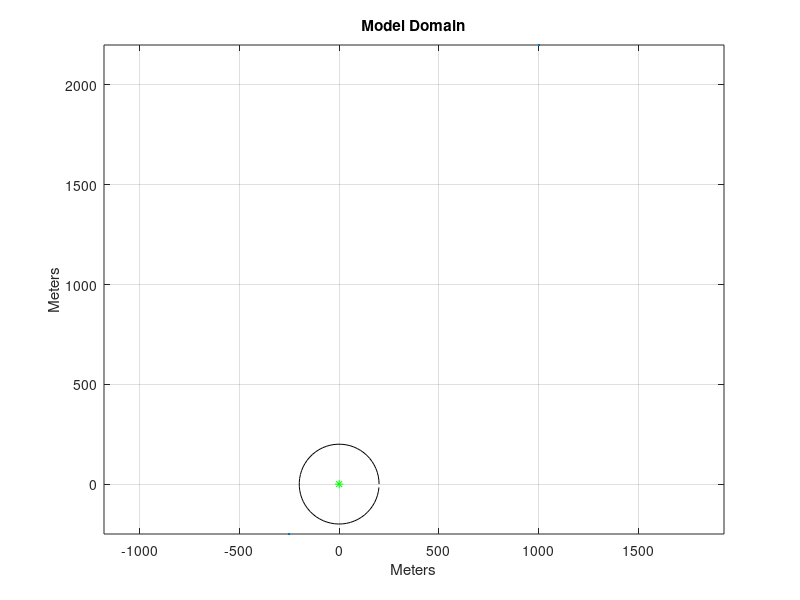

The MATLAB script that drew this image: (Note: this script raises an error after producing the figure.)
clear all
close all
fishpath = input('Enter the save to path in single quotes with final backslash: ');

%% Remus parameters
numHydro = 1; %one hydrophone on REMUS
r = 2.1; %movement of REMUS at 1.8 m / s

refresh_time = 61;  %redraw every refresh_time timesteps
radius = 200; %maximum radius, outside of which fish cannot be detected

%change_stop represents each timepoint that REMUS reaches and changes
%direction at, with change of angle t
leg_length = 2000;
join_length = 400;
num_legs = 3;

change_stop = zeros(num_legs*2,1);
for n = 1:(2*num_legs) - 1;
    if mod(n,2)
        %disp('odd')
        change_stop(n+1)  = change_stop(n) + leg_length;
    else 
        %disp('even')
        change_stop(n+1)  = change_stop(n) + join_length;
    end
end
change_stop; %This is the cumulative distance
change_stop_time = change_stop / r; %This is the cumulative time at each stop
maxTime = ceil(max(change_stop_time)); %just a test number at the moment, to be amended

%t = [90, 0, 270, 0, 90, 0, 270, 0, 90, 0];
t = zeros(num_legs*2,1);
t(1) = 90;
for n = 2:(2*num_legs) - 1;
    
    if mod(n,2)
        %disp('odd')
        t(n)  = mod(361,t(n-2)+91);    
    else 
        %disp('even')
        t(n)  = 0; %if odd, then the next (even) stop is angle 0
    end
end
ind = find(t == 180);
t(ind) = 270;
t

t = t*pi/180; %convert to radians for sin,cos

dx = r * cos(t(1));
dy = r * sin(t(1));

p = 0:0.1:2*pi;

%% set initial position
x_remus = zeros(maxTime,1);
y_remus = zeros(maxTime,1);

%x & y coordinates of first position of the hydrophone
x_remus(1) = 0; %585600;
y_remus(1) = 0; %4628100;

xrange = (radius * cos(p))+ x_remus(1);
yrange = (radius * sin(p))+ y_remus(1);

%% setup figure
%define the domain based on the number of legs, provide a 50 m buffer
domain_end_x = (join_length * (num_legs -1)) + radius;
domain_end_y = leg_length + radius

bounds = [-(radius+50), -(radius+50); domain_end_x, domain_end_y];

fig = figure('name','Domain','numbertitle','off');
plot(bounds(:,1),bounds(:,2),'.');
hold on;
grid on;

axis equal; %Axes set to equal for aestheic purposes.

%This sets the labels for the axes and title - these may not be relevant
xlabel('Meters');
ylabel('Meters');
title('Model Domain');

plot(x_remus(1),y_remus(1),'g*'); %plotting first points on figure
hold on
radius_handle = plot(xrange, yrange, 'k');

%% Fish paramters
tag_burst_rate = 5; 

numFish = 30; %Number of fish to model; 
%Create an x,y matrix of random fish positions

for f = 1:numFish
    FishID = f;
    FishX = randi([bounds(1,1), bounds(2,1)],1,1);
    FishY = randi([bounds(1,2), bounds(2,2)],1,1);
    %range_record_all = [];
    %tag_start = rand(1);
    %tag_signal = (tag_start:tag_burst_rate:maxTime);
    %tag_signal = tag_signal';
    Fish = struct('fish',FishID, 'fish_east',FishX, 'fish_north',FishY,'burst_rate',tag_burst_rate, 'remus_speed', r, 'detect_r', radius, 'Record', []);
    pv = strcat(['save ', fishpath, 'Fish_',num2str(f),'.mat Fish']);
    eval(pv)

end
clear Fish

for f = 1:numFish
    pv = strcat(['load ', fishpath, 'Fish_', num2str(f)]);
    eval(pv)
    plot(Fish.fish_east,Fish.fish_north,'or')
end


clear Fish*

%% main loop - step the remus

%Nested loop cycling through every movement of hydrophone
figure(1)
for i = 2:maxTime;
    for j = 2:length(change_stop)
        %if REMUS reaches a value in change_stop then it will change
        %direction based on angle set at t
        if  i >= change_stop_time(j)
            dx = r * cos(t(j));
            dy = r * sin(t(j));

        end
    end

    %Gives the hydrophone a new y & x position
    y_remus(i) = y_remus(i-1) + dy;
    x_remus(i) = x_remus(i-1) + dx;
    delete(radius_handle)
    
    xrange = (radius * cos(p))+ x_remus(i);
    yrange = (radius * sin(p))+ y_remus(i);
    radius_handle = plot(xrange, yrange, 'k');
    
       %plots new points on figure
    plot(x_remus(i),y_remus(i), 'g*');
    %legend(num2str(i))
    
%     for j = 1:numFish
%         %gives the fish a new y & x position (between -swim or swim)
%         allFishInfoZM(i,2,j) = allFishInfoZM(i-1,2,j) + swim_speed(j)*(rand()-0.48);
%         allFishInfoZM(i,1,j) = allFishInfoZM(i-1,1,j) + swim_speed(j)*(rand()-0.48) ;
%         plot(allFishInfoZM(i,1,j),allFishInfoZM(i,2,j),fishColor(j));
%     end
    
    if  mod(i,refresh_time) == 0
        drawnow
    end
end


disp('End of REMUS Run')

%% check fish-remus interactions
% Need to interpolate remus position at tag time

for f = 1:numFish
    range_record_all = [];
    pv = strcat(['load ', fishpath, 'Fish_', num2str(f)]);
    eval(pv)
    disp(Fish)
    for i = 1:maxTime
        
        Dx = x_remus(i) - Fish.fish_east;
        Dy = y_remus(i) - Fish.fish_north;
        
        displacement = sqrt(Dx.*Dx + Dy.*Dy);

        %Check to see if fish in range of hydrophone
        if(displacement <= radius)
            %display(['In range of fish ', num2str(j), ' at time ', num2str(i)]);  
            range_record = [i displacement];
            range_record_all = [range_record_all; range_record];
            
        end %end check loop
     %range_record_all
    end %end time loop
    Fish.Record = range_record_all;
    pv = strcat(['save ', fishpath, 'Fish_',num2str(f),'.mat Fish']);
    eval(pv)
     
 end %end fish loop
     
clear Fish* 

%for f = 1:numFish
%    pv = strcat(['load E:\ReconSim\SimCatchNoRecon\Fish_', num2str(f)']);
%    eval(pv)
%    Fish
%    if ~isempty(Fish.Record)
%        tag_record = downsample(Fish.Record,5);
%
%        figure
%        %plot(range_record_all(:,1),range_record_all(:,2),'.')
%        hold on
%        plot(tag_record(:,1),tag_record(:,2),'ro')
%        ylabel('Distance to tag')
%        xlabel('Mission time (s)')
%
%        K = ceil(numel(tag_record(:,2))*0.6)
%        tags_logged = randsample(tag_record(:,2),K,true,tag_record(:,2))
%
%        [C, Ilogged, Irec] = intersect(tags_logged,tag_record(:,2),'stable');
%
%        plot(tag_record(Irec,1),tag_record(Irec,2),'g^')
%    
%    end
%    
%end %end fish loop
 %run the response
 %fish = menu('Choose a fish ','One','Two','Three','Four','Five','Six')
 %fish_file  = ReconFindFishZM_med20-7-2015--9-53(find(ReconFindFishZM_med20-7-2015--9-53(:,3) == numfish),:);
 %[newstartx newstarty] = deltaResponseRemus(dx, dy);
%clear Fish* 

 %AssessRecon(numFish)  